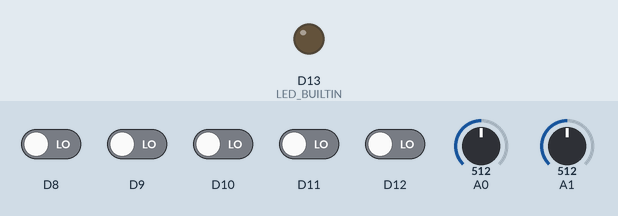
This sketch was run on a simulated Arduino Nano 33 IoT. Parts: output pins drawn as LEDs (lit = HIGH). The inputs (shaded band) are chosen by the test bench; at power-on: D8–12 LOW, A0 = 512, A1 = 512. Nothing arrives over Bluetooth unless stated; a phone connects over Bluetooth LE 3 s after start; what the sketch prints to the serial monitor is not drawn.

Above: at 0.1 s.
Timing chart, 0 to 3.2 s (numbered marks = the images above):
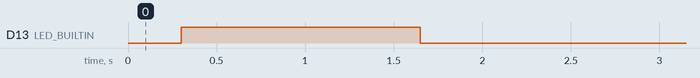

The sketch:

Retro_01.ino
```cpp
// Project: Retro
// Created by: Michael Napoli
// Created on: 12/11/2020
// Last modified on: 12/22/2020

/*
 * Purpose: Programming controls for Bluetooth Low Energy
 *  game controller. Program written for Arduino Nano 33 BLE
 *  but should be adjustable to any Arduino BLE module that
 *  can utlize the ArduinoBLE.h library.
*/

// Libaray for BLE services and characteristics
#include <ArduinoBLE.h>

// connected and disconnected function initializations for event handler
void ble_connected(BLEDevice central);
void ble_disconnected(BLEDevice central);

// buffer variable for sending value to central device
byte buf(0);  // initialize to 0

// BLE characteristic(s)
BLEByteCharacteristic hid_cp("00002A4C-0000-1000-8000-00805F9B34FB", BLEWriteWithoutResponse);
BLEByteCharacteristic hid_report("00002A4D-0000-1000-8000-00805F9B34FB", BLERead | BLENotify);


// BLE service(s)
BLEService hid("00001812-0000-1000-8000-00805F9B34FB");

// Button pins (digital)
const int s(12), a(11), b(10), xb(9), yb(8);

// Joystick pins (analog)
const int xjs(A0), yjs(A1);

void setup() {
  // serial communication for analysis
  Serial.begin(9600);
  while(!Serial);

  // Button(s) initialization
  pinMode(s, INPUT);
  pinMode(a, INPUT);
  pinMode(b, INPUT);
  pinMode(xb, INPUT);
  pinMode(yb, INPUT);

  // initialize Nano 33 BLE - constant blink if successful
  if (!BLE.begin()) {
    Serial.println("ERROR: Retro could not be initialized.");
    _unsuccessful();
  }
  else {
    Serial.println("Retro initialized successfully.");
    _successful();
  }

  // set event handlers for connected and disconnected
  BLE.setEventHandler(BLEConnected, ble_connected);
  BLE.setEventHandler(BLEDisconnected, ble_disconnected);

  // set name of BLE device
  BLE.setDeviceName("Napoli-Retro");
  BLE.setLocalName("Napoli-Retro");

  // set service and advertise as such
  hid.addCharacteristic(hid_cp);
  hid.addCharacteristic(hid_report);
  BLE.addService(hid);

  // set appearance to Gamepad
  BLE.setAdvertisedService(hid);
  BLE.setAppearance(964);
  BLE.setConnectable(true);

  // show local address (for testing)
  Serial.print("Local address is: ");
  Serial.println(BLE.address());

  // advertise to other devices
  BLE.advertise();

  // wait for connection then stop advertising
  while(!BLE.connected());
  BLE.stopAdvertise();
}

void loop() {
  // if Retro is disconnected, stop and wait
  while (!BLE.connected()) { BLE.advertise(); }
  BLE.stopAdvertise();

  // check buttons and send data if applicable
  keyCheck_dig(s, 32);
  keyCheck_dig(a, 31);
  keyCheck_dig(b, 50);
  keyCheck_dig(xb, 46);
  keyCheck_dig(yb, 22);

  // check Joystick axis and send data if applicable
  keyCheck_an(xjs, 92, 102);
  keyCheck_an(yjs, 98, 96);
}

// Event Handler Function definitions
void ble_connected(BLEDevice central) {
  _successful();
  Serial.print("Retro connected to: ");
  Serial.println(central.address());
}

void ble_disconnected(BLEDevice central) {
  _unsuccessful();
  Serial.print("Retro disconnected from: ");
  Serial.println(central.address());
}
```

_successful.ino
```cpp
// Function: _successful()

// Purpose: indicates success at certain points
//   in program using the builtin LED
void _successful()
{
  // fade in and out to indicate success
  for (int i(0); i < 1023; i += 100) {
    analogWrite(LED_BUILTIN, i);
    delay(150);
  }
  for (int i(0); i > 1023; i -= 100) {
    analogWrite(LED_BUILTIN, i);
    delay(150);
  }
  analogWrite(LED_BUILTIN, 0);  // turn off

  return;  // return nothing
}
```

_unsuccessful.ino
```cpp
// Function: _unsuccessful()

// Purpose: if called, stops program blinks
//   the built in LED to tell user operation was
//   not completed. Stops program.
void _unsuccessful()
{
  for (int i(0); i < 3; ++i) {
    analogWrite(LED_BUILTIN, 800);
    delay(500);
    analogWrite(LED_BUILTIN, 0);
    delay(500);
  }

  return;  // return nothing
}
```

keyCheck_an.ino
```cpp
// Function: keyCheck_an()

// Purpose: check for button press and send to BLE device service
// input: 'pin' - button pin
//        'high' - key ID for high button for BLE
//        'low' - key ID for low button for BLE
void keyCheck_an(const int& pin, const int& high, const int& low)
{
  if (analogRead(pin) > 600) {
    buf = (byte)high;
    hid_report.writeValue(buf);  // write to BLE characteristic port
    buf = 0;
  }
  else if (analogRead(pin) < 400) {
    buf = (byte)low;
    hid_report.writeValue(buf);
    buf = 0;
  }

  // update board for key release
  keyRelease();

  return;  // return nothing
}
```

keyCheck_dig.ino
```cpp
// Function: keyCheck_dig()

// Purpose: check for button press and send to BLE device service
// input: 'pin' - button pin
//        'id' - key id to send to BLE
void keyCheck_dig(const int& pin, const int& id)
{
  if (digitalRead(pin)) {
    buf = (byte)id;
    hid_report.writeValue(buf);  // write to BLE characteristic value
    buf = 0;
  }

  // update board for key release
  keyRelease();

  return;  // return nothing
}
```

keyRelease.ino
```cpp
// Function: keyRelease()

// Purpose: Reset buffer values after a key is pressed
//  and sent to the appropriate client.
// input: 'buf' - buffer array which was changed before
//                being sent to client.
//        'n' - length of buffer array
void keyRelease()
{
  hid_report.writeValue(0);
  return;  // return nothing
}
```
